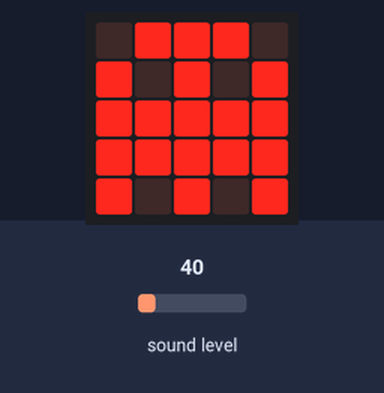
Simulated run of this program. Board: BBC micro:bit (MakeCode). On the bench: the board's 5×5 LED display. The inputs (shaded band) are chosen by the test bench; at power-on: sound level 40. Random numbers come from a fixed seed.

Above: at 1.8 s.
1.9 s: sound level set to 124
3.4 s: sound level set to 132
At 4.19 s:
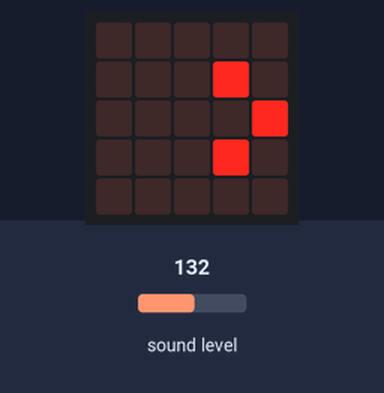
At 5.8 s:
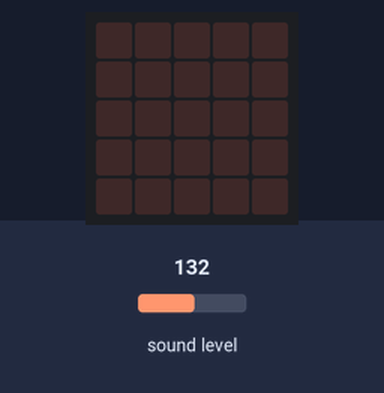
Timing chart, 0 to 7.3 s (numbered marks = the images above; inputs shaded):
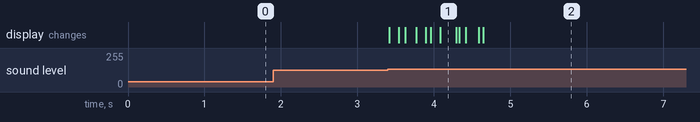

Measured:
- the behaviour switches between 128 and 129 on sound level (found by bisection; images 0 and 1)
- after the input at 1.9 s, every drawn part: stays the same
- after the input at 3.4 s, the display: first changes at once (image 1 shows a later state)

The program:

main.ts
```typescript
let Col = 0
let Row = 0
basic.showIcon(IconNames.Ghost)
basic.forever(function () {
    for (let index = 0; index < 4; index++) {
        if (input.soundLevel() > 128) {
            Row = randint(0, 4)
            Col = randint(0, 4)
        }
        if (led.point(Col, Row)) {
            led.unplot(Col, Row)
            led.plot(Col + 1, Row)
        }
    }
})
```

test.ts
```typescript
// aquí va el archivo "tests"; esto no se compilará cuando este paquete se utilice como una extensión.
```
